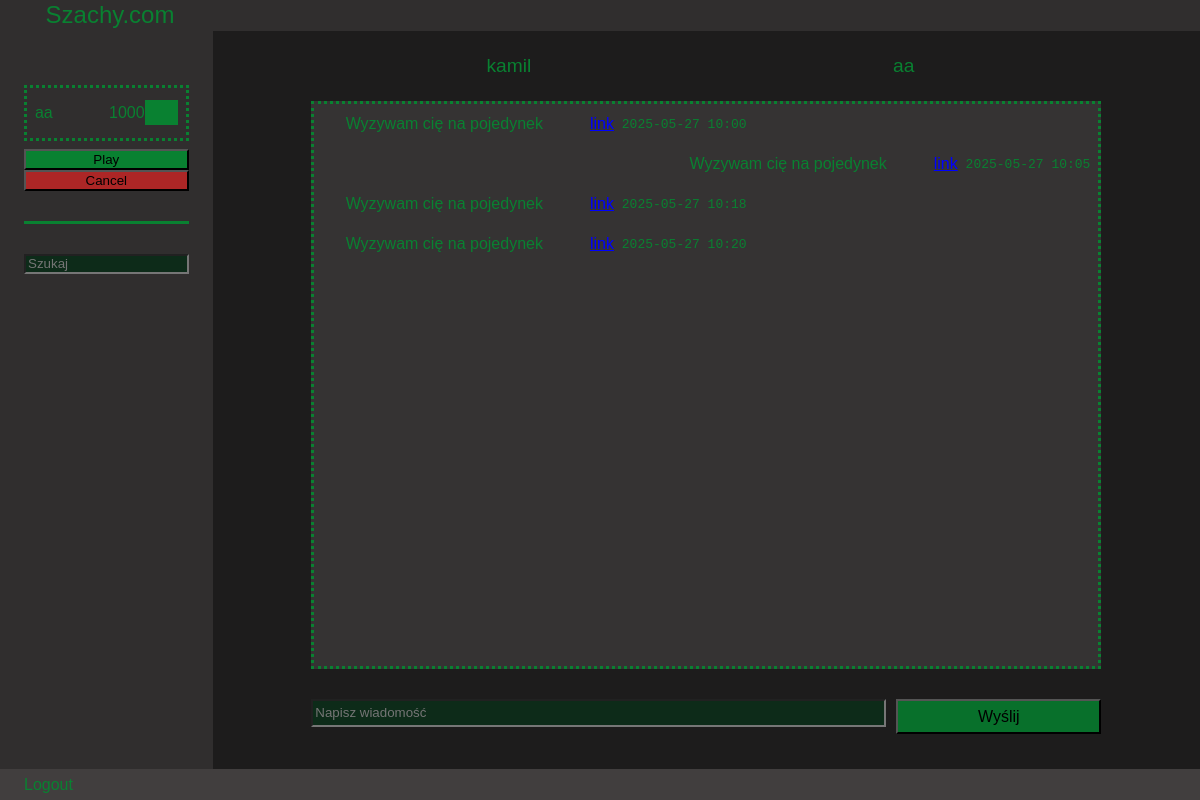
Page /chat1 (signed in) on the committed database.
### website/models.py (models this page shows)
class User(db.Model, UserMixin):
    __tablename__ = 'users'
    id = db.Column(db.Integer(), primary_key=True)
    name = db.Column(db.String(100), unique=True)
    password = db.Column(db.String(200))
    date = db.Column(db.DateTime(), default = datetime.now)
    elo = db.Column(db.Integer, default=1000)
    games_as_white = db.relationship('Game', back_populates='white_player',
                                     foreign_keys='Game.white_id', lazy='dynamic')
    games_as_black = db.relationship('Game', back_populates='black_player',
                                     foreign_keys='Game.black_id', lazy='dynamic')
    chat_user1 = db.relationship('Chat', back_populates='user1',
                                     foreign_keys='Chat.user1_id', lazy='dynamic')
    chat_user2 = db.relationship('Chat', back_populates='user2',
                                     foreign_keys='Chat.user2_id', lazy='dynamic')
    chat_user = db.relationship('Chat_log', back_populates='user',
                                     foreign_keys='Chat_log.nadawca', lazy='dynamic')

class Chat_log(db.Model):
    __tablename__ = 'chat_logs'
    id = db.Column(db.Integer(), primary_key=True)
    chat_id = db.Column(db.Integer(), db.ForeignKey('chat.id'), nullable = False)
    nadawca = db.Column(db.Integer(), db.ForeignKey('users.id'), nullable = False)
    date = db.Column(db.DateTime(), default = datetime.now)
    message = db.Column(db.String(1000))
    link = db.Column(db.String(100), default = None)
    chat = db.relationship('Chat', foreign_keys=[chat_id], back_populates='chat_log')
    user = db.relationship('User', foreign_keys=[nadawca], back_populates='chat_user')

### website/view/view.py (the view)
@view.route('/chat<chat_id>',  methods = ['POST', 'GET'])
@login_required
def chat(chat_id):
    chat = Chat.query.filter(chat_id == Chat.id).first()
    if request.method == "POST":
        message = request.form.get("message")
        if message:
            new_message = Chat_log(chat_id = chat.id, message = message, nadawca = current_user.id)
            db.session.add(new_message)
            db.session.commit()
    if chat:
        if (current_user.id!=chat.user1_id and current_user.id != chat.user2_id):
            return redirect(url_for('view.home'))
        messages = Chat_log.query.filter(chat.id == Chat_log.chat_id).all()
    else:
        print("Coś poszło nie tak")
        return redirect(url_for('view.home'))
    return render_template('chat.html', c_user = current_user, chat = chat, messages = messages)

### website/__init__.py (called while the page is built)
def create_app():
    app = Flask(__name__)
    app.config["SECRET_KEY"] = "dkhvq"
    app.config["SQLALCHEMY_DATABASE_URI"] = f'sqlite:///{DB_NAME}'
    app.secret_key = 'super_secret_key'
    db.init_app(app)
    from .view.view import view
    from .auth.auth import auth
    from .play.play import play
    app.register_blueprint(view, url_prefix='/')
    app.register_blueprint(auth, url_prefix='/')
    app.register_blueprint(play, url_prefix='/')
    from .models import User
    create_database(app)
    login_manager = LoginManager()
    login_manager.login_view = 'auth.login'
    login_manager.init_app(app)
    @login_manager.user_loader
    def load_user(id):
        return User.query.get(int(id))
    return app

### website/view/templates/chat.html (shortened to what this page needs)
{% extends "base_view.html" %} {% block title %}Chat{% endblock %}  {% block content %}
<div class="chat-container">
  {% if c_user.id == chat.user2.id %}
  <div class="chat-info">
    <p class="user-name">{{chat.user1.name}}</p>
    <p class="user-name">{{chat.user2.name}}</p>
  </div>
  {% else %}
  <div class="chat-info">
    <p class="user-name">{{chat.user2.name}}</p>
    <p class="user-name">{{chat.user1.name}}</p>
  </div>
  {% endif %}
  <div class="message-container" id="scrollableElement">
    {% for message in messages %} {% if message.link %} {% if message.nadawca ==
    c_user.id %}
    <div class="own-message">
      <p class="message">{{message.message}}</p>
      <a class="link" onClick="join('{{message.link}}')">link</a>
      <p class="date">{{message.date.strftime('%Y-%m-%d %H:%M')}}</p>
    </div>
    {% else %}
    <div class="other-message">
      <p class="message">{{message.message}}</p>
      <a class="link" onClick="join('{{message.link}}')">link</a>
      <p class="date">{{message.date.strftime('%Y-%m-%d %H:%M')}}</p>
    </div>
    {% endif %} {% endif %} {% endfor %}
  </div>
  <div class="send">
    <form method="POST">
      <input
        class="send-message"
        type="text"
        id="message"
        name="message"
        placeholder="Napisz wiadomość"
      />
      <button class="button-send" type="submit">Wyślij</button>
    </form>
  </div>
</div>
{% endblock %}

### website/view/templates/base_view.html (shortened to what this page needs)
<!DOCTYPE html>
<html lang="en">
  <head>
    <link
      rel="stylesheet"
      href="{{ url_for('static', filename='view/style-view.css') }}"
    />
  </head>
  <body>
    <nav class="header"><p class="tytul">Szachy.com</p></nav>
    <div class="content-container">
      <div class="users-container">
        <div class="play">
          <div class="user-holder">
            <p class="user-name">{{c_user.name}}</p>
            <p class="user-elo">{{c_user.elo}}</p>
            <div class="button-container">
              <a
                class="player-button"
                href="{{ url_for('view.stats', user_id=c_user.id) }}"
              ></a>
            </div>
          </div>
          <button class="player-button" id="find-game">Play</button
          ><button class="cancel-button-active" id="cancel">Cancel</button>
        </div>
        <div class="search-user">
          <input
            id="search"
            type="search"
            autocomplete="off"
            placeholder="Szukaj"
          />
        </div>
      </div>
      <div class="stats-container">{% block content %} {% endblock %}</div>
    </div>
    <nav class="footer">
      <a class="logout" id="logout" href="{{ url_for('auth.logout') }}"
        >Logout</a
      >
    </nav>
  </body>
</html>

### website/static/view/style-view.css (style rules this page uses)
html { margin: 0px; padding: 0px; font-family: Consolas, sans-serif; width: 100%; height: 100%; }
*, *::before, *::after { box-sizing: border-box; }
body { display: flex; flex-direction: column; justify-content: center; padding: 0px; margin: 0px; width: 100%; height: 100%; }
.header { flex: 1; background-color: rgb(48, 46, 46); }
.content-container { flex: 24; background-color: rgb(48, 46, 46); display: flex; flex-direction: row; }
.footer { flex: 1; background-color: rgb(65, 62, 62); padding: 0px; margin: 0px; }
.users-container { flex: 1; color: rgb(9, 129, 49); display: flex; flex-direction: column; padding: 2%; flex-shrink: 0; }
.user-holder { display: flex; flex-direction: row; border: dotted rgb(9, 129, 49); margin-bottom: 5%; }
.user-name { flex: 1; margin-right: 5%; margin-left: 5%; }
.user-elo { flex: 1; }
.button-container { flex: 1; display: flex; flex-direction: row; justify-content: center; align-items: center; margin-right: 5%; }
.player-button { height: 50%; flex: 1; background-color: rgb(9, 129, 49); }
.cancel-button-active { height: 50%; flex: 1; background-color: rgb(172, 38, 38); }
.stats-container { flex: 6; background-color: rgb(29, 28, 28); min-height: 0; display: flex; flex-direction: column; flex-shrink: 0; }
a { display: flex; margin-left: 2%; align-items: center; justify-content: left; height: 100%; text-decoration: none; color: rgb(9, 129, 49); }
.play { margin-top: 30px; border-bottom: solid; padding-bottom: 30px; display: flex; flex-direction: column; justify-content: center; }
input { width: 100%; margin-bottom: 10px; background-color: rgb(13, 43, 25); height: 20px; color: aliceblue; }
.search-user { margin-top: 30px; overflow-y: auto; }
.tytul { width: 100px; margin-left: 5%; margin-bottom: 0px; margin-top: 0px; padding: 0px; height: 100%; color: rgb(9, 129, 49); display: flex; text-align: center; justify-content: center; align-items: center; font-size: 1.5em; }
.chat-container { display: flex; flex-direction: column; flex: 1; background-color: rgb(29, 28, 28); color: rgb(9, 129, 49); justify-content: center; align-items: center; }
.chat-info { width: 80%; flex: 1; display: flex; align-items: center; justify-content: space-around; text-align: center; font-size: larger; }
.user-name { flex: 2; }
.message-container { flex: 8; display: flex; flex-direction: column; border: dotted rgb(9, 129, 49); width: 80%; background-color: rgb(53, 51, 51); overflow-y: auto; min-height: 0; }
.own-message { height: 40px; display: flex; flex-direction: row; justify-content: right; align-items: center; }
.other-message { height: 40px; display: flex; flex-direction: row; justify-content: left; align-items: center; }
.date { font-size: small; font-family: "Courier New", Courier, monospace; font-weight: lighter; margin-right: 1%; margin-left: 1%; }
.message { margin-right: 4%; margin-left: 4%; }
.send { margin-top: 3%; width: 80%; flex: 1; }
form { display: flex; flex-direction: row; align-items: flex-start; width: 100%; height: 100%; }
.button-send { flex: 1; height: 50%; margin: 0px; margin-left: 10px; background-color: rgb(8, 112, 43); font-size: medium; }
.send-message { flex: 3; width: 80%; height: 40%; }
.content-container, .users-container, .stats-container, .chat-container { min-height: 0; min-width: 0; }
.link { text-decoration: underline; color: blue; }

### rows in the picture
User: name "aa", elo "1000", user1.name "aa"
User: user2.name "kamil"
Chat_log: message "Wyzywam cię na pojedynek", date "2025-05-27 10:00"
Chat_log: message "Wyzywam cię na pojedynek", date "2025-05-27 10:05"
Chat_log: message "Wyzywam cię na pojedynek", date "2025-05-27 10:18"
Chat_log: message "Wyzywam cię na pojedynek", date "2025-05-27 10:20"
